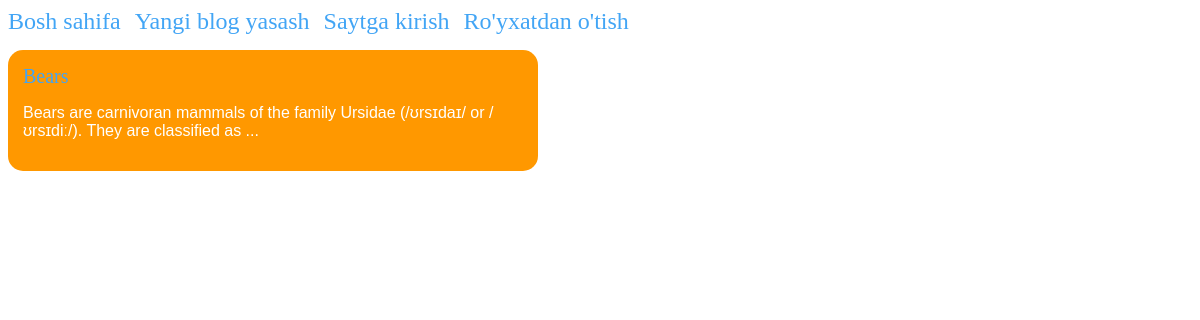
The app's page /, older data.
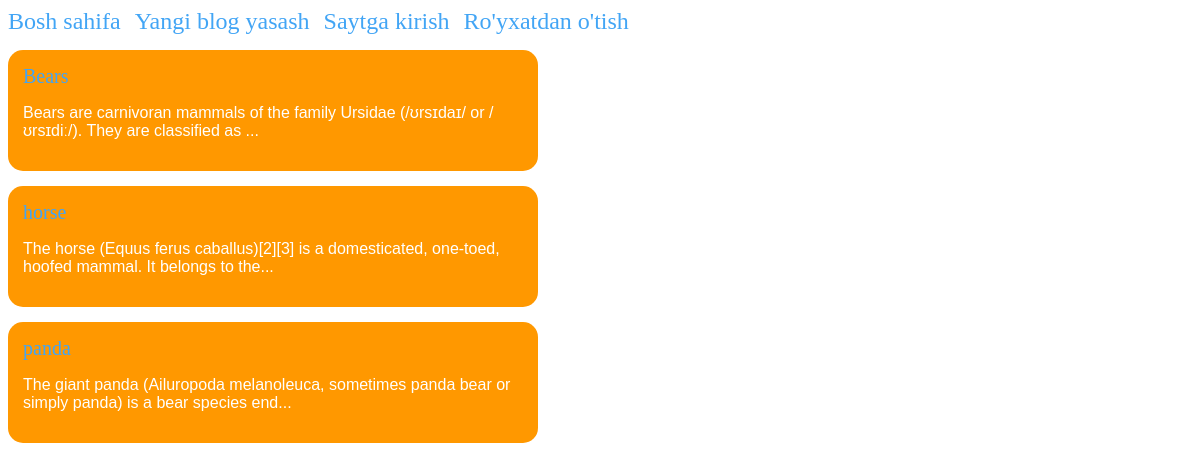
The same page, newer data.
### blog/models.py (models this page shows, shortened)
class Post(models.Model):
    title = models.CharField(max_length=200)
    author = models.ForeignKey(
        'auth.User',
        on_delete=models.CASCADE
    )
    body = models.TextField()

### blog/views.py (the view)
# urls.py: path('', HomePage.as_view(), name='home'),
class HomePage(ListView):
    model = Post
    template_name = 'home.html'

### templates/home.html
{%extends 'base.html'%}
{%block content%}
{%for i in object_list%}
    <div class="blog">
        <a href="{%url 'detail' i.pk%}">{{i.title}}</a>
        <p>{{i.body | slice:":100"}}...</p>
    </div>
{%endfor%}
{%endblock content%}

### templates/base.html (shortened to what this page needs)
<!DOCTYPE html>
<html lang="en">
<head>
</head>
<body>
  <header>
    <a class="link" href="{%url 'home'%}">Bosh sahifa</a>
    <a class="link" href="{%url 'new'%}" style="margin:0 10px;">Yangi blog yasash</a>
    {% if user.is_authenticated %}
        <a class="link" href="{%url 'logout'%}">Saytdan chiqish</a>
    {% else %}
        <a class="link" href="{%url 'login'%}">Saytga kirish</a>
        <a class="link" href="{%url 'signup'%}" style="margin-left:10px;">Ro'yxatdan o'tish</a>
    {% endif %}
  </header>
  {%block content%}
  {%endblock content%}
</body>
</html>

### templates/base.html (style rules this page uses)
a { text-decoration:none; }
.link { color:#42a5f5; font-size:24px; }
.blog { width:500px; background-color:#ff9800; border-radius:15px; padding:15px; margin-top:15px; }
.blog p { color:#fff; font-family:sans-serif; }
.blog a { color:#42a5f5; font-size:20px; }

Row changes from the older to the newer data that the page shows:
added Post: title "horse", body "The horse (Equus ferus caballus)[2][3] is a domesticated, one-toed, hoofed mammal. It belongs to the"
added Post: title "panda", body "The giant panda (Ailuropoda melanoleuca, sometimes panda bear or simply panda) is a bear species end"
